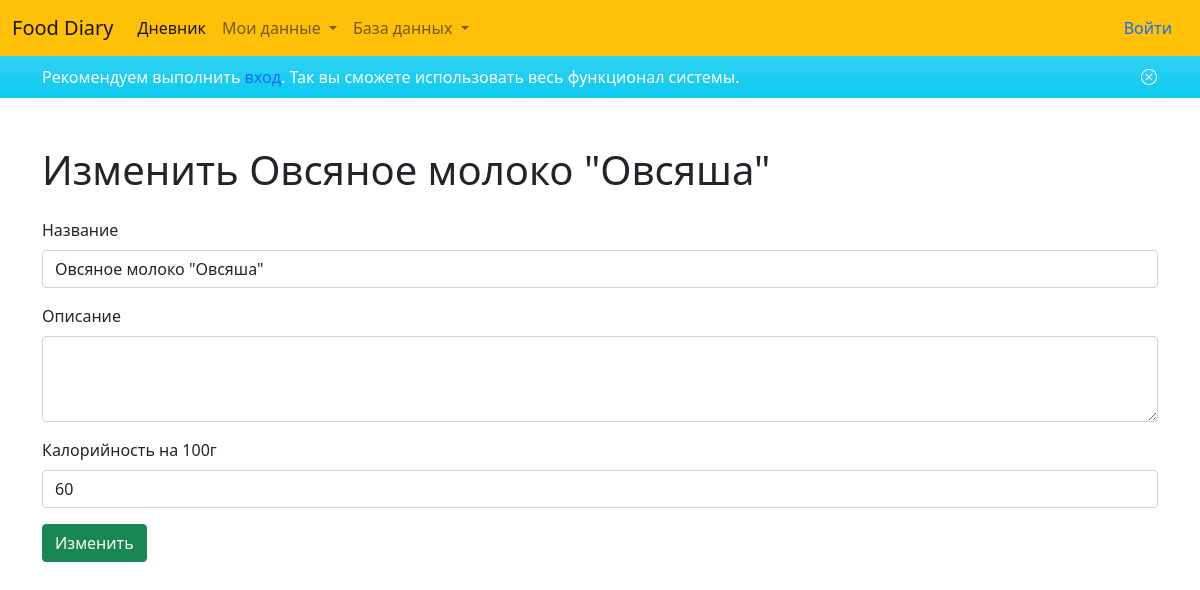
/my-data/food/update/13/, run on the app's committed database.
### diary/models.py (models this page shows, shortened)
class Food(models.Model):
    user = models.ForeignKey(User, null=True, blank=True, related_name='food', on_delete=models.CASCADE)
    session_key = models.CharField('Ключ сессии', max_length=40, null=True, blank=True)
    title = models.CharField('Название', max_length=150)
    description = models.TextField('Описание', null=True, blank=True)
    calories = models.PositiveIntegerField('Калорийность на 100г')
    date = models.DateTimeField('Дата создания', auto_now_add=True)
    meals = models.ManyToManyField('Meal', related_name='meals', through='MealFood')
    class Meta:
        ordering = ('-date',)

### diary/views.py (the view)
# urls.py: path('my-data/food/update/<pk>/', views.MyFoodUpdateView.as_view(), name='my_food_update'),
class MyFoodUpdateView(UpdateView):
    model = Food
    template_name = 'diary/food/update.html'
    form_class = CreateFoodForm
    success_url = reverse_lazy('my_food_list')

### diary/forms.py
class CreateFoodForm(forms.ModelForm):
    class Meta:
        model = Food
        fields = ['title', 'description', 'calories']
    def __init__(self, *args, **kwargs):
        super().__init__(*args, **kwargs)
        for bfield in self.visible_fields():
            bfield.field.widget.attrs['class'] = 'form-control'
            if bfield.field.widget.__class__.__name__ == 'Textarea':
                bfield.field.widget.attrs['rows'] = '3'

### diary/templates/diary/food/update.html (shortened to what this page needs)
{% extends 'base.html' %}
{% block content %}
<main>
    <div class="container">
        <div class="row mt-5">
            <div class="col-12">
                <h1 class="mb-4">Изменить {{food.title}}</h1>
            </div>
            <div class="col-12">
                <form action="." method="post" class="pb-5">
                    {% for field in form %}
                    <div class="mb-3">
                        <label class="form-label" for="{{field.auto_id}}">{{field.label}}</label>
                        {{field}}
                    </div>
                    {% endfor %}
                    <button type="submit" class="btn btn-success">Изменить</button>
                </form>
            </div>
        </div>
    </div>
</main>
{% endblock %}

### data on the page
Food: title "Овсяное молоко \"Овсяша\"", form "Овсяное молоко \"Овсяша\"" "60"

### other printed values
{{ field.label }} "Название" "Описание" "Калорийность на 100г"
